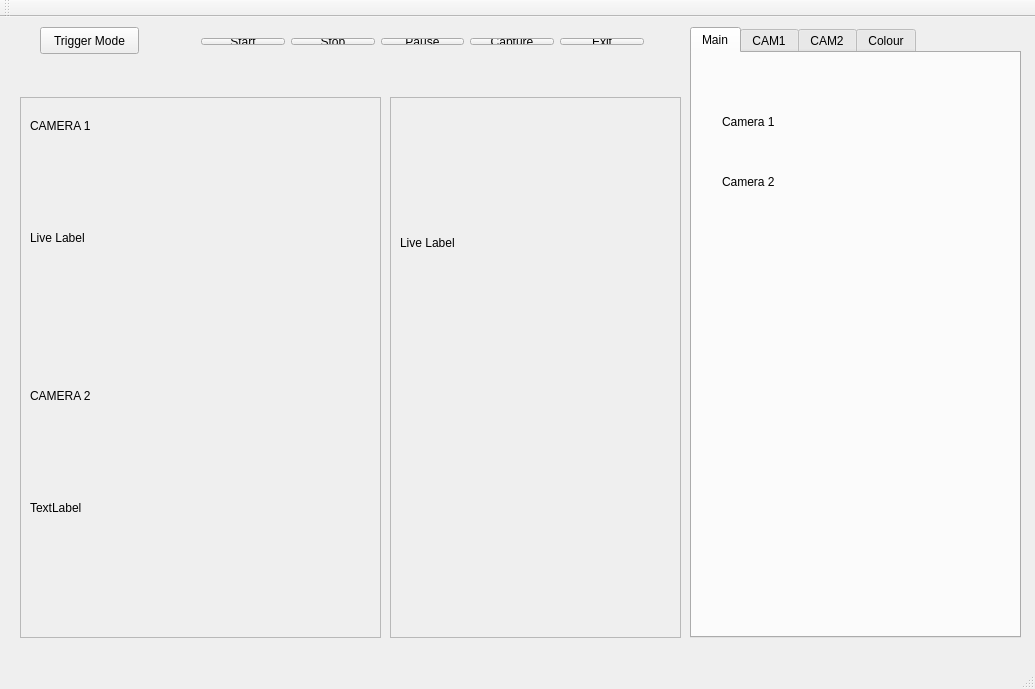
<?xml version="1.0" encoding="UTF-8"?>
<ui version="4.0">
 <class>MainWindow</class>
 <widget class="QMainWindow" name="MainWindow">
  <property name="geometry">
   <rect>
    <x>0</x>
    <y>0</y>
    <width>1035</width>
    <height>689</height>
   </rect>
  </property>
  <property name="windowTitle">
   <string>MainWindow</string>
  </property>
  <widget class="QWidget" name="centralWidget">
   <widget class="QTabWidget" name="tabWidget">
    <property name="geometry">
     <rect>
      <x>690</x>
      <y>10</y>
      <width>331</width>
      <height>611</height>
     </rect>
    </property>
    <property name="currentIndex">
     <number>0</number>
    </property>
    <widget class="QWidget" name="tab_4">
     <attribute name="title">
      <string>Main</string>
     </attribute>
     <widget class="QLabel" name="label_3">
      <property name="geometry">
       <rect>
        <x>30</x>
        <y>60</y>
        <width>67</width>
        <height>17</height>
       </rect>
      </property>
      <property name="text">
       <string>Camera 1</string>
      </property>
     </widget>
     <widget class="QLabel" name="label_4">
      <property name="geometry">
       <rect>
        <x>30</x>
        <y>120</y>
        <width>67</width>
        <height>17</height>
       </rect>
      </property>
      <property name="text">
       <string>Camera 2</string>
      </property>
     </widget>
    </widget>
    <widget class="QWidget" name="tab">
     <attribute name="title">
      <string>CAM1</string>
     </attribute>
     <widget class="QLabel" name="titleSensorMode">
      <property name="geometry">
       <rect>
        <x>10</x>
        <y>20</y>
        <width>101</width>
        <height>17</height>
       </rect>
      </property>
      <property name="text">
       <string>Sensor Mode:</string>
      </property>
     </widget>
     <widget class="QSpinBox" name="sensorModespinBox">
      <property name="geometry">
       <rect>
        <x>120</x>
        <y>10</y>
        <width>81</width>
        <height>27</height>
       </rect>
      </property>
     </widget>
     <widget class="QFrame" name="frame">
      <property name="geometry">
       <rect>
        <x>10</x>
        <y>210</y>
        <width>291</width>
        <height>171</height>
       </rect>
      </property>
      <property name="frameShape">
       <enum>QFrame::StyledPanel</enum>
      </property>
      <property name="frameShadow">
       <enum>QFrame::Raised</enum>
      </property>
      <widget class="QSlider" name="FocusSlider">
       <property name="geometry">
        <rect>
         <x>20</x>
         <y>130</y>
         <width>261</width>
         <height>29</height>
        </rect>
       </property>
       <property name="orientation">
        <enum>Qt::Horizontal</enum>
       </property>
      </widget>
      <widget class="QLabel" name="label">
       <property name="geometry">
        <rect>
         <x>122</x>
         <y>11</y>
         <width>78</width>
         <height>17</height>
        </rect>
       </property>
       <property name="text">
        <string>µs</string>
       </property>
      </widget>
      <widget class="QSlider" name="ExposureTimeSlider">
       <property name="geometry">
        <rect>
         <x>20</x>
         <y>30</y>
         <width>261</width>
         <height>29</height>
        </rect>
       </property>
       <property name="orientation">
        <enum>Qt::Horizontal</enum>
       </property>
      </widget>
      <widget class="QLabel" name="labelTitleExposureTime">
       <property name="geometry">
        <rect>
         <x>11</x>
         <y>11</y>
         <width>105</width>
         <height>17</height>
        </rect>
       </property>
       <property name="text">
        <string>Exposure Time:</string>
       </property>
      </widget>
      <widget class="QLabel" name="labelGain">
       <property name="geometry">
        <rect>
         <x>109</x>
         <y>61</y>
         <width>91</width>
         <height>17</height>
        </rect>
       </property>
       <property name="text">
        <string>ns</string>
       </property>
      </widget>
      <widget class="QLabel" name="labelFrameDuration">
       <property name="geometry">
        <rect>
         <x>140</x>
         <y>110</y>
         <width>82</width>
         <height>17</height>
        </rect>
       </property>
       <property name="text">
        <string>ns</string>
       </property>
      </widget>
      <widget class="QLabel" name="titleFocus">
       <property name="geometry">
        <rect>
         <x>11</x>
         <y>111</y>
         <width>131</width>
         <height>17</height>
        </rect>
       </property>
       <property name="text">
        <string>Frame Duration:</string>
       </property>
      </widget>
      <widget class="QLabel" name="titleGain">
       <property name="geometry">
        <rect>
         <x>11</x>
         <y>61</y>
         <width>92</width>
         <height>17</height>
        </rect>
       </property>
       <property name="text">
        <string>Gain:</string>
       </property>
      </widget>
      <widget class="QSlider" name="GainSlider">
       <property name="geometry">
        <rect>
         <x>20</x>
         <y>80</y>
         <width>261</width>
         <height>29</height>
        </rect>
       </property>
       <property name="orientation">
        <enum>Qt::Horizontal</enum>
       </property>
      </widget>
     </widget>
     <widget class="QFrame" name="frame_2">
      <property name="geometry">
       <rect>
        <x>10</x>
        <y>120</y>
        <width>291</width>
        <height>81</height>
       </rect>
      </property>
      <property name="frameShape">
       <enum>QFrame::StyledPanel</enum>
      </property>
      <property name="frameShadow">
       <enum>QFrame::Raised</enum>
      </property>
      <widget class="QLabel" name="labelCurrFrameRate">
       <property name="geometry">
        <rect>
         <x>100</x>
         <y>50</y>
         <width>81</width>
         <height>17</height>
        </rect>
       </property>
       <property name="text">
        <string>TextLabel</string>
       </property>
      </widget>
      <widget class="QLabel" name="labelResolution">
       <property name="geometry">
        <rect>
         <x>110</x>
         <y>10</y>
         <width>67</width>
         <height>17</height>
        </rect>
       </property>
       <property name="text">
        <string>TextLabel</string>
       </property>
      </widget>
      <widget class="QLabel" name="titleResolution">
       <property name="geometry">
        <rect>
         <x>10</x>
         <y>10</y>
         <width>101</width>
         <height>17</height>
        </rect>
       </property>
       <property name="text">
        <string>Resolution: </string>
       </property>
      </widget>
      <widget class="QLabel" name="titleFrameRate">
       <property name="geometry">
        <rect>
         <x>10</x>
         <y>30</y>
         <width>121</width>
         <height>17</height>
        </rect>
       </property>
       <property name="text">
        <string>Avg Frame Rate:</string>
       </property>
      </widget>
      <widget class="QLabel" name="labelFrameRate">
       <property name="geometry">
        <rect>
         <x>130</x>
         <y>30</y>
         <width>91</width>
         <height>17</height>
        </rect>
       </property>
       <property name="text">
        <string>TextLabel</string>
       </property>
      </widget>
      <widget class="QLabel" name="titleCurrFrameRate">
       <property name="geometry">
        <rect>
         <x>10</x>
         <y>50</y>
         <width>91</width>
         <height>17</height>
        </rect>
       </property>
       <property name="text">
        <string>Current FR: </string>
       </property>
      </widget>
     </widget>
     <widget class="QPushButton" name="resetButton">
      <property name="geometry">
       <rect>
        <x>220</x>
        <y>540</y>
        <width>99</width>
        <height>27</height>
       </rect>
      </property>
      <property name="text">
       <string>Reset Data</string>
      </property>
     </widget>
     <widget class="QRadioButton" name="radioThreshold">
      <property name="geometry">
       <rect>
        <x>20</x>
        <y>430</y>
        <width>117</width>
        <height>22</height>
       </rect>
      </property>
      <property name="text">
       <string>Threshold</string>
      </property>
     </widget>
     <widget class="QRadioButton" name="radioFloodFill">
      <property name="geometry">
       <rect>
        <x>20</x>
        <y>460</y>
        <width>117</width>
        <height>22</height>
       </rect>
      </property>
      <property name="text">
       <string>FloodFill</string>
      </property>
     </widget>
     <widget class="QRadioButton" name="radioGray">
      <property name="geometry">
       <rect>
        <x>20</x>
        <y>490</y>
        <width>117</width>
        <height>22</height>
       </rect>
      </property>
      <property name="text">
       <string>Gray Scale</string>
      </property>
     </widget>
     <widget class="QRadioButton" name="radioOriginal">
      <property name="geometry">
       <rect>
        <x>20</x>
        <y>400</y>
        <width>117</width>
        <height>22</height>
       </rect>
      </property>
      <property name="text">
       <string>Original</string>
      </property>
     </widget>
     <widget class="QPushButton" name="sensorModeApplyButton">
      <property name="geometry">
       <rect>
        <x>220</x>
        <y>10</y>
        <width>91</width>
        <height>27</height>
       </rect>
      </property>
      <property name="text">
       <string>Apply</string>
      </property>
     </widget>
     <widget class="QPushButton" name="main_stopButtonCAM1">
      <property name="geometry">
       <rect>
        <x>190</x>
        <y>70</y>
        <width>99</width>
        <height>27</height>
       </rect>
      </property>
      <property name="text">
       <string>Stop</string>
      </property>
     </widget>
     <widget class="QPushButton" name="main_startButtonCAM1">
      <property name="geometry">
       <rect>
        <x>30</x>
        <y>70</y>
        <width>99</width>
        <height>27</height>
       </rect>
      </property>
      <property name="text">
       <string>Start</string>
      </property>
     </widget>
    </widget>
    <widget class="QWidget" name="tab_3">
     <attribute name="title">
      <string>CAM2</string>
     </attribute>
     <widget class="QRadioButton" name="radioGray_2">
      <property name="geometry">
       <rect>
        <x>20</x>
        <y>490</y>
        <width>117</width>
        <height>22</height>
       </rect>
      </property>
      <property name="text">
       <string>Gray Scale</string>
      </property>
     </widget>
     <widget class="QFrame" name="frame_5">
      <property name="geometry">
       <rect>
        <x>10</x>
        <y>120</y>
        <width>291</width>
        <height>81</height>
       </rect>
      </property>
      <property name="frameShape">
       <enum>QFrame::StyledPanel</enum>
      </property>
      <property name="frameShadow">
       <enum>QFrame::Raised</enum>
      </property>
      <widget class="QLabel" name="labelCurrFrameRate_2">
       <property name="geometry">
        <rect>
         <x>100</x>
         <y>50</y>
         <width>81</width>
         <height>17</height>
        </rect>
       </property>
       <property name="text">
        <string>TextLabel</string>
       </property>
      </widget>
      <widget class="QLabel" name="labelResolution_2">
       <property name="geometry">
        <rect>
         <x>110</x>
         <y>10</y>
         <width>67</width>
         <height>17</height>
        </rect>
       </property>
       <property name="text">
        <string>TextLabel</string>
       </property>
      </widget>
      <widget class="QLabel" name="titleResolution_2">
       <property name="geometry">
        <rect>
         <x>10</x>
         <y>10</y>
         <width>101</width>
         <height>17</height>
        </rect>
       </property>
       <property name="text">
        <string>Resolution: </string>
       </property>
      </widget>
      <widget class="QLabel" name="titleFrameRate_2">
       <property name="geometry">
        <rect>
         <x>10</x>
         <y>30</y>
         <width>121</width>
         <height>17</height>
        </rect>
       </property>
       <property name="text">
        <string>Avg Frame Rate:</string>
       </property>
      </widget>
      <widget class="QLabel" name="labelFrameRate_2">
       <property name="geometry">
        <rect>
         <x>130</x>
         <y>30</y>
         <width>91</width>
         <height>17</height>
        </rect>
       </property>
       <property name="text">
        <string>TextLabel</string>
       </property>
      </widget>
      <widget class="QLabel" name="titleCurrFrameRate_2">
       <property name="geometry">
        <rect>
         <x>10</x>
         <y>50</y>
         <width>91</width>
         <height>17</height>
        </rect>
       </property>
       <property name="text">
        <string>Current FR: </string>
       </property>
      </widget>
     </widget>
     <widget class="QPushButton" name="sensorModeApplyButton_2">
      <property name="geometry">
       <rect>
        <x>220</x>
        <y>10</y>
        <width>91</width>
        <height>27</height>
       </rect>
      </property>
      <property name="text">
       <string>Apply</string>
      </property>
     </widget>
     <widget class="QFrame" name="frame_6">
      <property name="geometry">
       <rect>
        <x>10</x>
        <y>210</y>
        <width>291</width>
        <height>171</height>
       </rect>
      </property>
      <property name="frameShape">
       <enum>QFrame::StyledPanel</enum>
      </property>
      <property name="frameShadow">
       <enum>QFrame::Raised</enum>
      </property>
      <widget class="QSlider" name="FocusSlider_2">
       <property name="geometry">
        <rect>
         <x>20</x>
         <y>130</y>
         <width>261</width>
         <height>29</height>
        </rect>
       </property>
       <property name="orientation">
        <enum>Qt::Horizontal</enum>
       </property>
      </widget>
      <widget class="QLabel" name="label_2">
       <property name="geometry">
        <rect>
         <x>122</x>
         <y>11</y>
         <width>78</width>
         <height>17</height>
        </rect>
       </property>
       <property name="text">
        <string>µs</string>
       </property>
      </widget>
      <widget class="QSlider" name="ExposureTimeSlider_2">
       <property name="geometry">
        <rect>
         <x>20</x>
         <y>30</y>
         <width>261</width>
         <height>29</height>
        </rect>
       </property>
       <property name="orientation">
        <enum>Qt::Horizontal</enum>
       </property>
      </widget>
      <widget class="QLabel" name="labelTitleExposureTime_2">
       <property name="geometry">
        <rect>
         <x>11</x>
         <y>11</y>
         <width>105</width>
         <height>17</height>
        </rect>
       </property>
       <property name="text">
        <string>Exposure Time:</string>
       </property>
      </widget>
      <widget class="QLabel" name="labelGain_2">
       <property name="geometry">
        <rect>
         <x>109</x>
         <y>61</y>
         <width>91</width>
         <height>17</height>
        </rect>
       </property>
       <property name="text">
        <string>ns</string>
       </property>
      </widget>
      <widget class="QLabel" name="labelFrameDuration_2">
       <property name="geometry">
        <rect>
         <x>140</x>
         <y>110</y>
         <width>82</width>
         <height>17</height>
        </rect>
       </property>
       <property name="text">
        <string>ns</string>
       </property>
      </widget>
      <widget class="QLabel" name="titleFocus_2">
       <property name="geometry">
        <rect>
         <x>11</x>
         <y>111</y>
         <width>131</width>
         <height>17</height>
        </rect>
       </property>
       <property name="text">
        <string>Frame Duration:</string>
       </property>
      </widget>
      <widget class="QLabel" name="titleGain_2">
       <property name="geometry">
        <rect>
         <x>11</x>
         <y>61</y>
         <width>92</width>
         <height>17</height>
        </rect>
       </property>
       <property name="text">
        <string>Gain:</string>
       </property>
      </widget>
      <widget class="QSlider" name="GainSlider_2">
       <property name="geometry">
        <rect>
         <x>20</x>
         <y>80</y>
         <width>261</width>
         <height>29</height>
        </rect>
       </property>
       <property name="orientation">
        <enum>Qt::Horizontal</enum>
       </property>
      </widget>
     </widget>
     <widget class="QRadioButton" name="radioFloodFill_2">
      <property name="geometry">
       <rect>
        <x>20</x>
        <y>460</y>
        <width>117</width>
        <height>22</height>
       </rect>
      </property>
      <property name="text">
       <string>FloodFill</string>
      </property>
     </widget>
     <widget class="QLabel" name="titleSensorMode_2">
      <property name="geometry">
       <rect>
        <x>10</x>
        <y>20</y>
        <width>101</width>
        <height>17</height>
       </rect>
      </property>
      <property name="text">
       <string>Sensor Mode:</string>
      </property>
     </widget>
     <widget class="QSpinBox" name="sensorModespinBox_2">
      <property name="geometry">
       <rect>
        <x>120</x>
        <y>10</y>
        <width>81</width>
        <height>27</height>
       </rect>
      </property>
     </widget>
     <widget class="QRadioButton" name="radioOriginal_2">
      <property name="geometry">
       <rect>
        <x>20</x>
        <y>400</y>
        <width>117</width>
        <height>22</height>
       </rect>
      </property>
      <property name="text">
       <string>Original</string>
      </property>
     </widget>
     <widget class="QRadioButton" name="radioThreshold_2">
      <property name="geometry">
       <rect>
        <x>20</x>
        <y>430</y>
        <width>117</width>
        <height>22</height>
       </rect>
      </property>
      <property name="text">
       <string>Threshold</string>
      </property>
     </widget>
     <widget class="QPushButton" name="main_stopButtonCAM2">
      <property name="geometry">
       <rect>
        <x>190</x>
        <y>70</y>
        <width>99</width>
        <height>27</height>
       </rect>
      </property>
      <property name="text">
       <string>Stop</string>
      </property>
     </widget>
     <widget class="QPushButton" name="main_startButtonCAM2">
      <property name="geometry">
       <rect>
        <x>30</x>
        <y>70</y>
        <width>99</width>
        <height>27</height>
       </rect>
      </property>
      <property name="text">
       <string>Start</string>
      </property>
     </widget>
    </widget>
    <widget class="QWidget" name="tab_2">
     <attribute name="title">
      <string>Colour</string>
     </attribute>
     <widget class="QPushButton" name="colourInitButton">
      <property name="geometry">
       <rect>
        <x>10</x>
        <y>20</y>
        <width>99</width>
        <height>27</height>
       </rect>
      </property>
      <property name="text">
       <string>Colour</string>
      </property>
     </widget>
     <widget class="QLabel" name="titleColour">
      <property name="geometry">
       <rect>
        <x>20</x>
        <y>100</y>
        <width>67</width>
        <height>17</height>
       </rect>
      </property>
      <property name="text">
       <string>Colour: </string>
      </property>
     </widget>
     <widget class="QWidget" name="layoutWidget">
      <property name="geometry">
       <rect>
        <x>80</x>
        <y>100</y>
        <width>151</width>
        <height>65</height>
       </rect>
      </property>
      <layout class="QVBoxLayout" name="verticalLayout">
       <item>
        <widget class="QLabel" name="labelColourL">
         <property name="text">
          <string/>
         </property>
        </widget>
       </item>
       <item>
        <widget class="QLabel" name="labelColourA">
         <property name="text">
          <string/>
         </property>
        </widget>
       </item>
       <item>
        <widget class="QLabel" name="labelColourB">
         <property name="text">
          <string/>
         </property>
        </widget>
       </item>
      </layout>
     </widget>
     <widget class="QLabel" name="colourDisplay">
      <property name="geometry">
       <rect>
        <x>20</x>
        <y>200</y>
        <width>291</width>
        <height>41</height>
       </rect>
      </property>
      <property name="text">
       <string/>
      </property>
     </widget>
     <widget class="QLabel" name="titleColour_2">
      <property name="geometry">
       <rect>
        <x>10</x>
        <y>70</y>
        <width>91</width>
        <height>17</height>
       </rect>
      </property>
      <property name="text">
       <string>Camera 1: </string>
      </property>
     </widget>
    </widget>
   </widget>
   <widget class="QFrame" name="frame_3">
    <property name="geometry">
     <rect>
      <x>20</x>
      <y>80</y>
      <width>361</width>
      <height>541</height>
     </rect>
    </property>
    <property name="frameShape">
     <enum>QFrame::StyledPanel</enum>
    </property>
    <property name="frameShadow">
     <enum>QFrame::Raised</enum>
    </property>
    <widget class="QLabel" name="QimageLabel">
     <property name="geometry">
      <rect>
       <x>10</x>
       <y>40</y>
       <width>341</width>
       <height>201</height>
      </rect>
     </property>
     <property name="text">
      <string>Live Label</string>
     </property>
    </widget>
    <widget class="QLabel" name="Qimage2Label">
     <property name="geometry">
      <rect>
       <x>10</x>
       <y>310</y>
       <width>341</width>
       <height>201</height>
      </rect>
     </property>
     <property name="text">
      <string>TextLabel</string>
     </property>
    </widget>
    <widget class="QLabel" name="label_5">
     <property name="geometry">
      <rect>
       <x>10</x>
       <y>20</y>
       <width>91</width>
       <height>17</height>
      </rect>
     </property>
     <property name="text">
      <string>CAMERA 1</string>
     </property>
    </widget>
    <widget class="QLabel" name="label_6">
     <property name="geometry">
      <rect>
       <x>10</x>
       <y>290</y>
       <width>81</width>
       <height>17</height>
      </rect>
     </property>
     <property name="text">
      <string>CAMERA 2</string>
     </property>
    </widget>
   </widget>
   <widget class="QFrame" name="frame_4">
    <property name="geometry">
     <rect>
      <x>390</x>
      <y>80</y>
      <width>291</width>
      <height>541</height>
     </rect>
    </property>
    <property name="frameShape">
     <enum>QFrame::StyledPanel</enum>
    </property>
    <property name="frameShadow">
     <enum>QFrame::Raised</enum>
    </property>
    <widget class="QLabel" name="QimageDefect">
     <property name="geometry">
      <rect>
       <x>10</x>
       <y>40</y>
       <width>271</width>
       <height>211</height>
      </rect>
     </property>
     <property name="text">
      <string>Live Label</string>
     </property>
    </widget>
   </widget>
   <widget class="QWidget" name="layoutWidget">
    <property name="geometry">
     <rect>
      <x>190</x>
      <y>10</y>
      <width>465</width>
      <height>29</height>
     </rect>
    </property>
    <layout class="QHBoxLayout" name="horizontalLayout">
     <item>
      <widget class="QPushButton" name="startButton">
       <property name="text">
        <string>Start</string>
       </property>
      </widget>
     </item>
     <item>
      <widget class="QPushButton" name="stopButton">
       <property name="text">
        <string>Stop</string>
       </property>
      </widget>
     </item>
     <item>
      <widget class="QPushButton" name="pauseButton">
       <property name="text">
        <string>Pause</string>
       </property>
      </widget>
     </item>
     <item>
      <widget class="QPushButton" name="captureButton">
       <property name="text">
        <string>Capture</string>
       </property>
      </widget>
     </item>
     <item>
      <widget class="QPushButton" name="exitButton">
       <property name="text">
        <string>Exit</string>
       </property>
      </widget>
     </item>
    </layout>
   </widget>
   <widget class="QPushButton" name="triggerModeButton">
    <property name="geometry">
     <rect>
      <x>40</x>
      <y>10</y>
      <width>99</width>
      <height>27</height>
     </rect>
    </property>
    <property name="text">
     <string>Trigger Mode</string>
    </property>
   </widget>
  </widget>
  <widget class="QToolBar" name="mainToolBar">
   <attribute name="toolBarArea">
    <enum>TopToolBarArea</enum>
   </attribute>
   <attribute name="toolBarBreak">
    <bool>false</bool>
   </attribute>
  </widget>
  <widget class="QStatusBar" name="statusBar"/>
  <widget class="QMenuBar" name="menuBar">
   <property name="geometry">
    <rect>
     <x>0</x>
     <y>0</y>
     <width>1035</width>
     <height>25</height>
    </rect>
   </property>
  </widget>
 </widget>
 <layoutdefault spacing="6" margin="11"/>
 <resources/>
 <connections/>
</ui>
